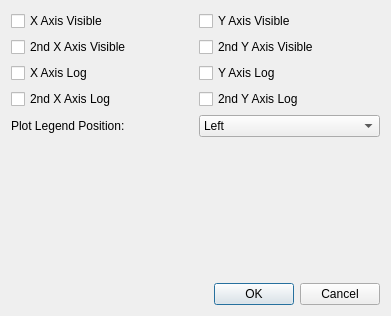
<?xml version="1.0" encoding="UTF-8"?>
<ui version="4.0">
 <class>QxrdPlotWidgetDialog</class>
 <widget class="QDialog" name="QxrdPlotWidgetDialog">
  <property name="geometry">
   <rect>
    <x>0</x>
    <y>0</y>
    <width>391</width>
    <height>316</height>
   </rect>
  </property>
  <property name="windowTitle">
   <string>Display Options...</string>
  </property>
  <layout class="QGridLayout" name="gridLayout_2">
   <item row="0" column="0">
    <layout class="QGridLayout" name="gridLayout">
     <item row="0" column="0">
      <widget class="QCheckBox" name="m_XAxisVis">
       <property name="toolTip">
        <string>X axis visible?</string>
       </property>
       <property name="text">
        <string>X Axis Visible</string>
       </property>
      </widget>
     </item>
     <item row="0" column="1">
      <widget class="QCheckBox" name="m_YAxisVis">
       <property name="toolTip">
        <string>Y axis visible?</string>
       </property>
       <property name="text">
        <string>Y Axis Visible</string>
       </property>
      </widget>
     </item>
     <item row="1" column="0">
      <widget class="QCheckBox" name="m_X2AxisVis">
       <property name="toolTip">
        <string>2nd X axis visible?</string>
       </property>
       <property name="text">
        <string>2nd X Axis Visible</string>
       </property>
      </widget>
     </item>
     <item row="2" column="0">
      <widget class="QCheckBox" name="m_XAxisLog">
       <property name="toolTip">
        <string>Log X axis?</string>
       </property>
       <property name="text">
        <string>X Axis Log</string>
       </property>
      </widget>
     </item>
     <item row="2" column="1">
      <widget class="QCheckBox" name="m_YAxisLog">
       <property name="toolTip">
        <string>Log Y axis?</string>
       </property>
       <property name="text">
        <string>Y Axis Log</string>
       </property>
      </widget>
     </item>
     <item row="3" column="1">
      <widget class="QCheckBox" name="m_Y2AxisLog">
       <property name="toolTip">
        <string>Log 2nd Y axis?</string>
       </property>
       <property name="text">
        <string>2nd Y Axis Log</string>
       </property>
      </widget>
     </item>
     <item row="4" column="0">
      <widget class="QLabel" name="label_9">
       <property name="text">
        <string>Plot Legend Position:</string>
       </property>
      </widget>
     </item>
     <item row="4" column="1">
      <widget class="QComboBox" name="m_LegendPosition">
       <property name="toolTip">
        <string>Plot Legend Position</string>
       </property>
       <item>
        <property name="text">
         <string>Left</string>
        </property>
       </item>
       <item>
        <property name="text">
         <string>Right</string>
        </property>
       </item>
       <item>
        <property name="text">
         <string>Bottom</string>
        </property>
       </item>
       <item>
        <property name="text">
         <string>Top</string>
        </property>
       </item>
      </widget>
     </item>
     <item row="1" column="1">
      <widget class="QCheckBox" name="m_Y2AxisVis">
       <property name="toolTip">
        <string>2nd Y axis visible?</string>
       </property>
       <property name="text">
        <string>2nd Y Axis Visible</string>
       </property>
      </widget>
     </item>
     <item row="3" column="0">
      <widget class="QCheckBox" name="m_X2AxisLog">
       <property name="toolTip">
        <string>Log 2nd X axis?</string>
       </property>
       <property name="text">
        <string>2nd X Axis Log</string>
       </property>
      </widget>
     </item>
    </layout>
   </item>
   <item row="1" column="0">
    <spacer name="verticalSpacer_7">
     <property name="orientation">
      <enum>Qt::Vertical</enum>
     </property>
     <property name="sizeHint" stdset="0">
      <size>
       <width>88</width>
       <height>58</height>
      </size>
     </property>
    </spacer>
   </item>
   <item row="2" column="0">
    <widget class="QDialogButtonBox" name="buttonBox">
     <property name="orientation">
      <enum>Qt::Horizontal</enum>
     </property>
     <property name="standardButtons">
      <set>QDialogButtonBox::Cancel|QDialogButtonBox::Ok</set>
     </property>
    </widget>
   </item>
  </layout>
 </widget>
 <resources/>
 <connections>
  <connection>
   <sender>buttonBox</sender>
   <signal>accepted()</signal>
   <receiver>QxrdPlotWidgetDialog</receiver>
   <slot>accept()</slot>
   <hints>
    <hint type="sourcelabel">
     <x>246</x>
     <y>440</y>
    </hint>
    <hint type="destinationlabel">
     <x>438</x>
     <y>349</y>
    </hint>
   </hints>
  </connection>
  <connection>
   <sender>buttonBox</sender>
   <signal>rejected()</signal>
   <receiver>QxrdPlotWidgetDialog</receiver>
   <slot>reject()</slot>
   <hints>
    <hint type="sourcelabel">
     <x>178</x>
     <y>439</y>
    </hint>
    <hint type="destinationlabel">
     <x>437</x>
     <y>283</y>
    </hint>
   </hints>
  </connection>
 </connections>
</ui>
